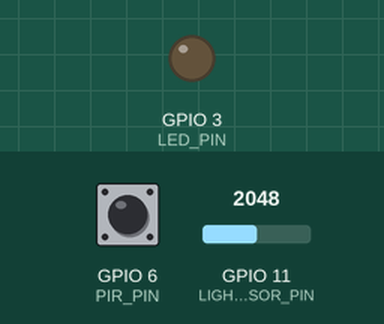
This program was run on a simulated ESP32-S3. On the bench: output pins drawn as LEDs (lit = HIGH). The inputs (shaded band) are chosen by the test bench; at power-on: GPIO 6 (PIR_PIN) HIGH, GPIO 11 (LIGHT_SENSOR_PIN) = 2048. WiFi joins after 1.5 s; servers stay silent unless stated; random numbers use the default seed unless the program sets one; no MQTT or app messages arrive unless stated.

Above: at 0.1 s.
At 11.7 s:
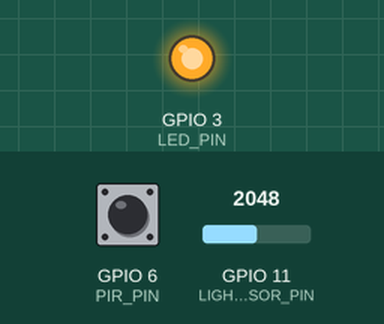
Timing chart, 0 to 13.2 s (numbered marks = the images above):
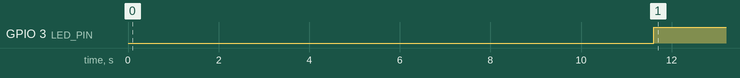

The program:

main.cpp
```cpp
#include <Arduino.h>
#include <WiFi.h>
#include <PubSubClient.h>
#include "./tasks/LightTask.hpp"
#include "./tasks/PirTask.hpp"
#include <ArduinoJson.h>
#define MSG_BUFFER_SIZE  50

/* wifi network info */

const char* ssid = "POCO X3 NFC";
const char* password = "12345678";

/* MQTT server address */
const char* mqtt_server = "broker.mqtt-dashboard.com";

/* MQTT topic */
const char* topic = "room-sensor-board";

/* MQTT client management */

WiFiClient espClient;
PubSubClient* client = new PubSubClient(espClient);


char msg[MSG_BUFFER_SIZE];

TaskHandle_t Task1;
TaskHandle_t Task2;
SemaphoreHandle_t dayMutex;
SemaphoreHandle_t presenceMutex;
volatile bool isDay = false;
volatile bool isPresenceDetected = false;

void setup_wifi() {
    WiFi.mode(WIFI_STA);
    WiFi.begin(ssid, password);

    while (WiFi.status() != WL_CONNECTED) {
        delay(500);
    }
}


void setup() {
    setup_wifi();
    randomSeed(micros());
    client->setServer(mqtt_server, 1883);
    dayMutex = xSemaphoreCreateMutex();
    presenceMutex = xSemaphoreCreateMutex();
    if (dayMutex == NULL || presenceMutex == NULL) {
        exit(1);
    }
    xTaskCreatePinnedToCore(LightTask, "LightTask", 10000, NULL, 1, &Task1, 0);
    delay(100);
    xTaskCreatePinnedToCore(PirTask, "PirTask", 10000, NULL, 1, &Task2, 0);
}

// Main loop that reads values of isDay and isPresenceDetected and sends via mqtt
void loop() {
    bool currDay;
    bool currPresence;
    while(xSemaphoreTake(dayMutex, 100) == pdFALSE){
        delay(1000);
    }
    currDay = isDay;
    xSemaphoreGive(dayMutex);
    while(xSemaphoreTake(presenceMutex, 100) == pdFALSE){
        delay(1000);
    }
    currPresence = isPresenceDetected;
    xSemaphoreGive(presenceMutex);
    char msg[MSG_BUFFER_SIZE];
    DynamicJsonDocument doc(128);
    doc["day"] = currDay;
    doc["presence"] = currPresence;
    serializeJson(doc, msg);
    while (!client->connected()) {
        Serial.flush();

        // Create a random client ID
        String clientId = String("esiot-2122-client-")+String(random(0xffff), HEX);

        // Attempt to connect
        if (client->connect(clientId.c_str())) {
        } else {
            delay(500);
        }
    }
    client->loop();
    client->publish(topic, msg);
    delay(10000);
}
```

Led.cpp
```cpp
#include "Led.h"

Led::Led(const int pin) {
    this->pin = pin;
    this->state = Led::OFF;
    pinMode(pin, OUTPUT);
}

void Led::turnOn() {
    if (this->state != Led::ON) {
        this->state = Led::ON;
        digitalWrite(pin, HIGH);
    }
}

void Led::turnOff() {
    if (this->state != Led::OFF) {
        this->state = Led::OFF;
        digitalWrite(pin, LOW);
    }
}

bool Led::isOn() {
    return Led::state == ON;
}
```

Led.h
```cpp
#ifndef __LED__
#define __LED__

#include <Arduino.h>

class Led {

    private:
        enum {ON, OFF} state;
        int pin;

    public:
        Led(const int pin);
        void turnOn();
        void turnOff();
        bool isOn();
};

#endif
```

LightSensor.cpp
```cpp
#include "LightSensor.h"
#include <Arduino.h>
#define DAYLIGHT 300

LightSensor::LightSensor(int pin) {
    this->pin = pin;
    pinMode(this->pin, INPUT);
}

bool LightSensor::isDay() {
    int lightLevel = this->getLightLevel();
    #ifdef __DEBUG__
        Serial.print("light level detected: ");
        Serial.print(lightLevel);
        Serial.print(", daylight threshold: ");
        Serial.println(DAYLIGHT);
    #endif
    return lightLevel > DAYLIGHT;
}

int LightSensor::getLightLevel() {
    return analogRead(this->pin);
}
```

LightSensor.h
```cpp
#ifndef __LIGHT_SENSOR_H__
#define __LIGHT_SENSOR_H__

class LightSensor {
public:
    LightSensor(int pin);
    bool isDay();
private:
    int getLightLevel();
    int pin;
};

#endif
```

Pir.cpp
```cpp
#include "Pir.hpp"
#include "Arduino.h"

extern bool debug;

Pir::Pir(unsigned int pin)
{
    this->pin = pin;
    pinMode(this->pin, INPUT);
    delay(this->CALIBRATION_TIME);
}

bool Pir::isDetected()
{
    return digitalRead(this->pin) == HIGH;
}
```

Pir.hpp
```cpp
#ifndef __PIR_H__
#define __PIR_H__

/**
 * @brief Class that controls a pir sensor
 *
 */
class Pir {
private:
    const unsigned long CALIBRATION_TIME = 10000;
    unsigned int pin;
public:
    /**
     * @brief Construct a new Pir object, calls a delay
     * to calibrate the sensor
     *
     * @param pin the pin the pir is connected to
     */
    Pir(unsigned int pin);

    /**
     * @brief Returns a boolean value based on the
     * detection of movement
     *
     * @return true if movement is detected
     * @return false if no movement is detected
    */
    bool isDetected();
};

#endif
```

LightTask.cpp
```cpp
#include "LightTask.hpp"
#include <Arduino.h>
#include "../sensors/LightSensor.h"
#include "../utils/Config.hpp"

extern SemaphoreHandle_t dayMutex;
extern volatile bool isDay;

void LightTask(void* param) {
    LightSensor* lightSensor = new LightSensor(LIGHT_SENSOR_PIN);
    for(;;) {
        while(xSemaphoreTake(dayMutex, 100) == pdFALSE){
            delay(1000);
        }
        isDay = lightSensor->isDay();
        xSemaphoreGive(dayMutex);
        delay(500);
    }
};
```

LightTask.hpp
```cpp
#ifndef __LIGHT_TASK_H__
#define __LIGHT_TARK_H__

void LightTask(void* param);

#endif
```

PirTask.cpp
```cpp
#include "PirTask.hpp"
#include "../sensors/Pir.hpp"
#include "../actuators/Led.h"
#include "../utils/Config.hpp"
#include <Arduino.h>

extern SemaphoreHandle_t presenceMutex;
extern volatile bool isPresenceDetected;

void PirTask(void* param) {
    Pir* pirSensor = new Pir(PIR_PIN);
    Led* led = new Led(LED_PIN);
    for (;;) {
        while (xSemaphoreTake(presenceMutex, 100) == pdFALSE) {
            delay(1000);
        }
        isPresenceDetected = pirSensor->isDetected();
        xSemaphoreGive(presenceMutex);
        if (isPresenceDetected) {
            led->turnOn();
        } else {
            led->turnOff();
        }
        delay(500);
    }
};
```

PirTask.hpp
```cpp
#ifndef __PIR_TASK_H__
#define __PIR_TASK_H__

void PirTask(void* param);

#endif
```

Config.hpp
```cpp
#ifndef __CONFIG__
#define __CONFIG__

#define MSG_BUFFER_SIZE 50
#define LIGHT_SENSOR_PIN 11
#define PIR_PIN 6
#define LED_PIN 3

#endif
```

Measured:
- by itself, GPIO 3 (LED_PIN): LOW → HIGH at 11.6 s
